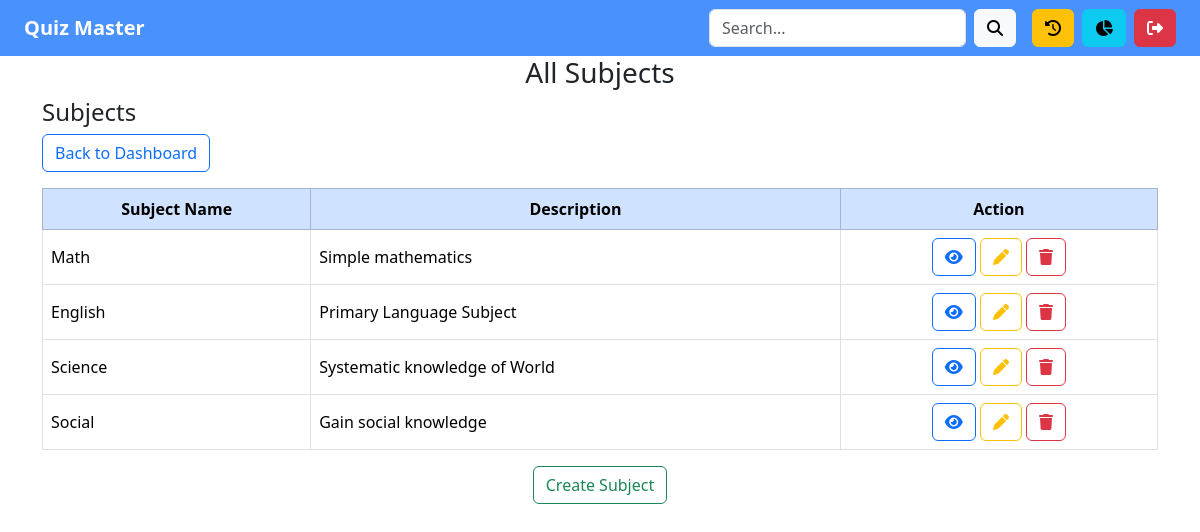
Page /view_subjects (signed in) on the earlier database version.
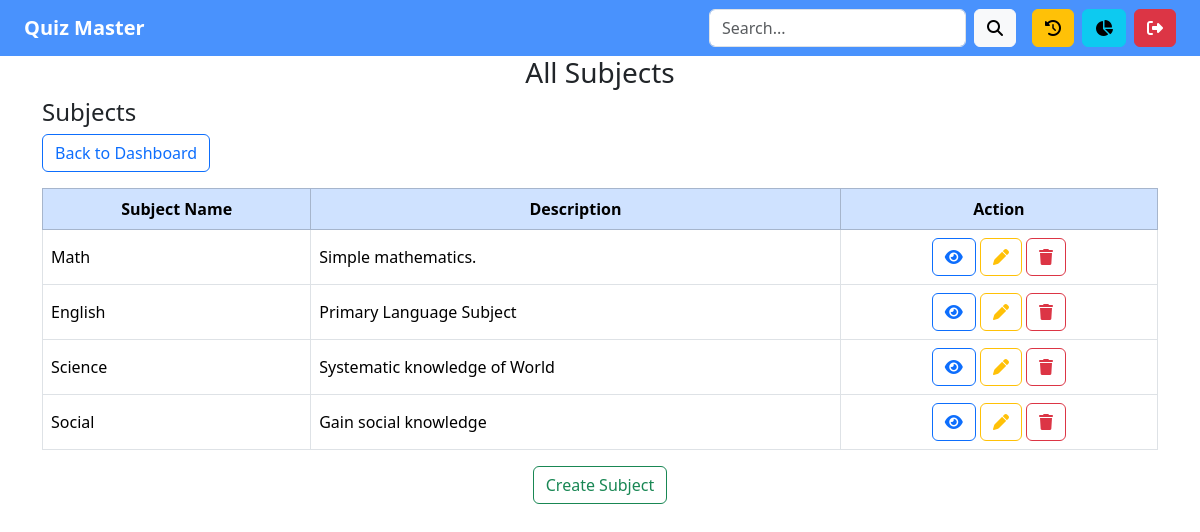
Same page on the later database version.
### models.py (models this page shows)
class Subjects(db.Model):
    __tablename__ ='subjects'
    id = db.Column(db.Integer, primary_key=True)
    name = db.Column(db.String(80), nullable=False)
    description = db.Column(db.String(80), nullable=False)
    chapter_list = db.relationship('Chapters', back_populates = 'subject_name', cascade = 'all, delete-orphan')

### controllers.py (the view)
@app.route('/view_subjects', methods=['GET'])
def view_subjects():
    if session.get('is_admin'):
        print(session)
        subjects = Subjects.query.all()
        return render_template('view_subjects.html', all_subjects= subjects)
    return redirect('/login')

### templates/view_subjects.html
{% extends "index.html" %}
{% block content %}
{% include "admin_navbar.html" %}
<div class="container">
  <div class="row">
      <div class="col">
          <h3 class="text-center">All Subjects</h3>
          <h4>Subjects</h4>
            <div class="mb-3">
                <a href="/admin_dashboard" class="btn btn-outline-primary">Back to Dashboard</a>
            </div>
          <table class="table table-hover table-bordered">
              <thead class="table-primary">
                  <tr class="text-center">
                      <th>Subject Name</th>
                      <th>Description</th>
                      <th>Action</th>
                  </tr>
              </thead>
              <tbody>
                  {% for subject in all_subjects %}
                  <tr>
                      <td class="align-middle">{{ subject.name }}</td>
                      <td class="align-middle">{{ subject.description }}</td>
                      <td class="text-center">
                          <a href="/view_chapters/{{subject.id}}" class="btn btn-outline-primary">
                              <i class="fa-solid fa-eye"></i>
                          </a>
                          <a href="/edit_subject/{{subject.id}}" class="btn btn-outline-warning">
                              <i class="fa-solid fa-pen"></i>
                          </a>
                          <a href="/delete_subject/{{subject.id}}" class="btn btn-outline-danger"
                            onclick="return confirm('Are you sure you want to delete {{ subject.name }}?');">
                              <i class="fa-solid fa-trash"></i>
                          </a>
                      </td>
                  </tr>
                  {% endfor %}
              </tbody>
          </table>
          <div class="text-center">
              <a href="/create_subject" class="btn btn-outline-success">Create Subject</a>
          </div>
      </div>
  </div>
</div>
{% endblock %}

Differences in the rows shown:
changed Subjects "Math": description "Simple mathematics" → "Simple mathematics."
